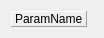
<?xml version="1.0" encoding="UTF-8"?>
<ui version="4.0">
 <class>ParamWrapper</class>
 <widget class="QWidget" name="ParamWrapper">
  <property name="geometry">
   <rect>
    <x>0</x>
    <y>0</y>
    <width>98</width>
    <height>36</height>
   </rect>
  </property>
  <property name="windowTitle">
   <string>Form</string>
  </property>
  <layout class="QHBoxLayout" name="horizontalLayout" stretch="0,1">
   <item>
    <widget class="QLabel" name="label">
     <property name="frameShape">
      <enum>QFrame::Panel</enum>
     </property>
     <property name="frameShadow">
      <enum>QFrame::Raised</enum>
     </property>
     <property name="text">
      <string>ParamName</string>
     </property>
    </widget>
   </item>
   <item>
    <widget class="QWidget" name="placeHolder" native="true"/>
   </item>
  </layout>
 </widget>
 <resources/>
 <connections/>
</ui>
